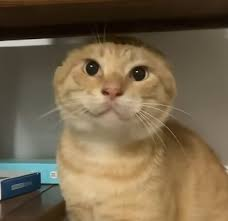
#> input picture week3/image.jpg, 228 x 221 px
$ python 1.py
#> lines starting #> are read from the running program, lines starting #| are printed output that depends on the picture
import cv2
import matplotlib.pyplot as plt

img = cv2.imread("image.jpg")
#> img is the input picture: shape (221, 228, 3); mean B, G, R 75, 101, 117.6
h, w, c = img.shape
#> h = 221; w = 228; c = 3
print("图像的高度：", h)
#| 图像的高度： 221
print("图像宽度：", w)
#| 图像宽度： 228
print("通道数：", c)
#| 通道数： 3
gray = cv2.cvtColor(img, cv2.COLOR_BGR2GRAY)
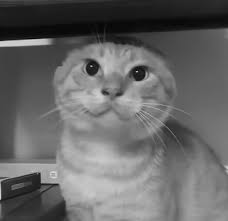
#> gray: shape (221, 228); min 2, max 216, mean 103

plt.figure(figsize=(10,4))

plt.subplot(1, 2, 1)
plt.title("Original Image")
plt.imshow(cv2.cvtColor(img, cv2.COLOR_BGR2RGB))
plt.axis('off')

plt.subplot(1, 2, 2)
plt.title("Gray Image")
plt.imshow(gray, cmap='gray')
plt.axis('off')

plt.show()
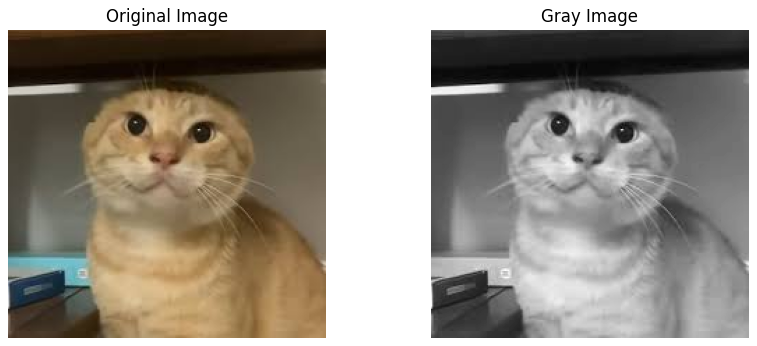
#> figure drawn by matplotlib, 2 panels

cv2.imwrite("gray_image.jpg", gray)

$ run again, with week3/traffic.jpg copied over week3/image.jpg
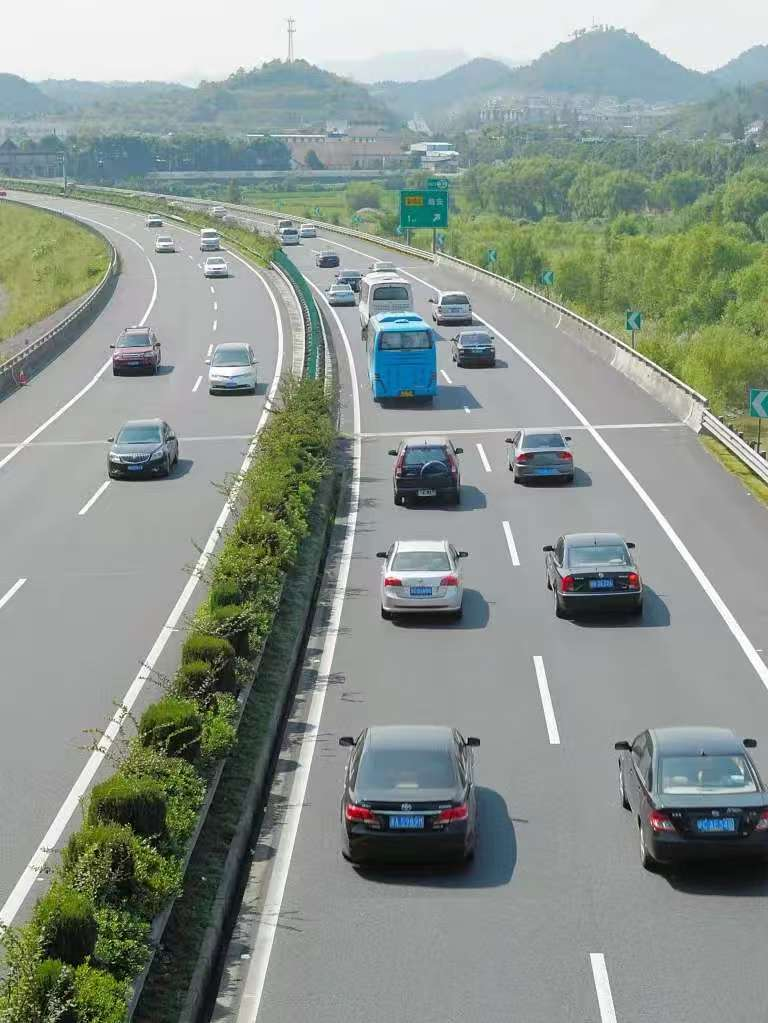
#> input picture week3/traffic.jpg, 768 x 1023 px
#> img is the input picture: shape (1023, 768, 3); mean B, G, R 141.2, 148.5, 138.8
#| 图像的高度： 1023
#| 图像宽度： 768
#| 通道数： 3
#> `gray = cv2.cvtColor(img, cv2.COLOR_BGR2GRAY)`:
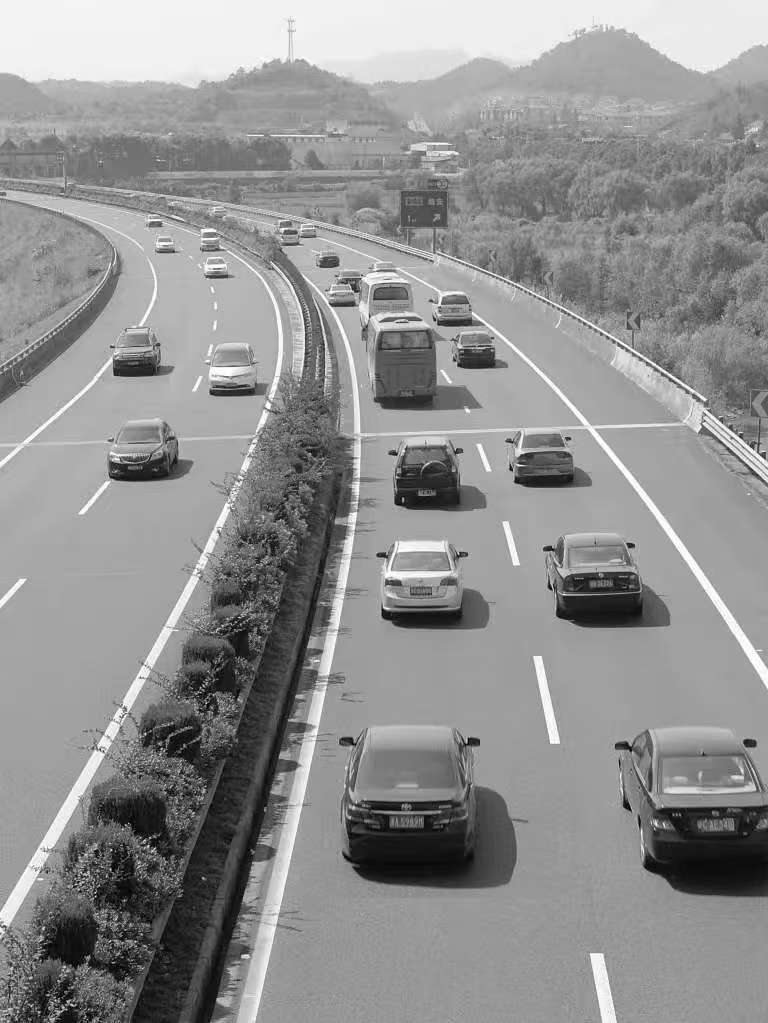
#> gray: shape (1023, 768); min 0, max 255, mean 144.8
#> `plt.show()`:
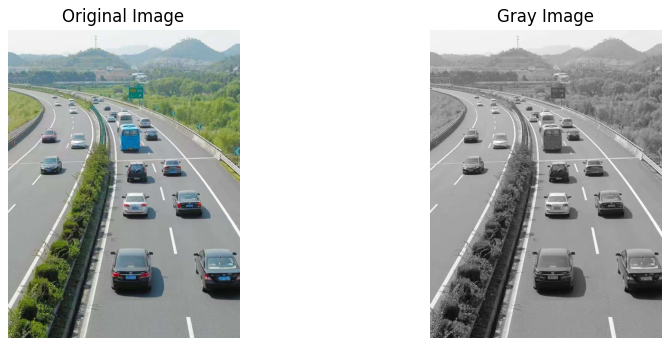
#> figure drawn by matplotlib, 2 panels
